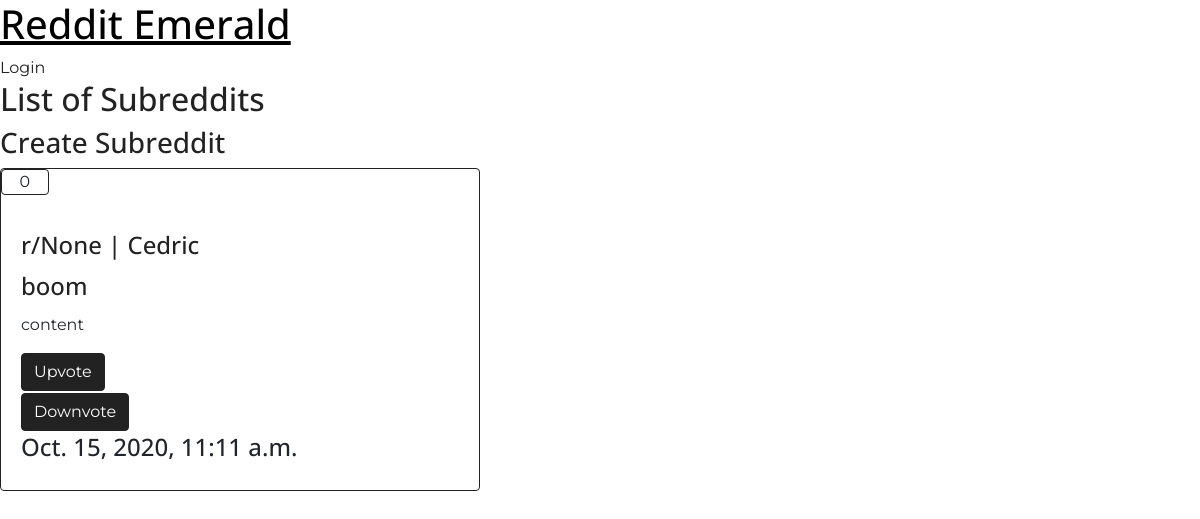
The page /r/all/ on the database as committed earlier.
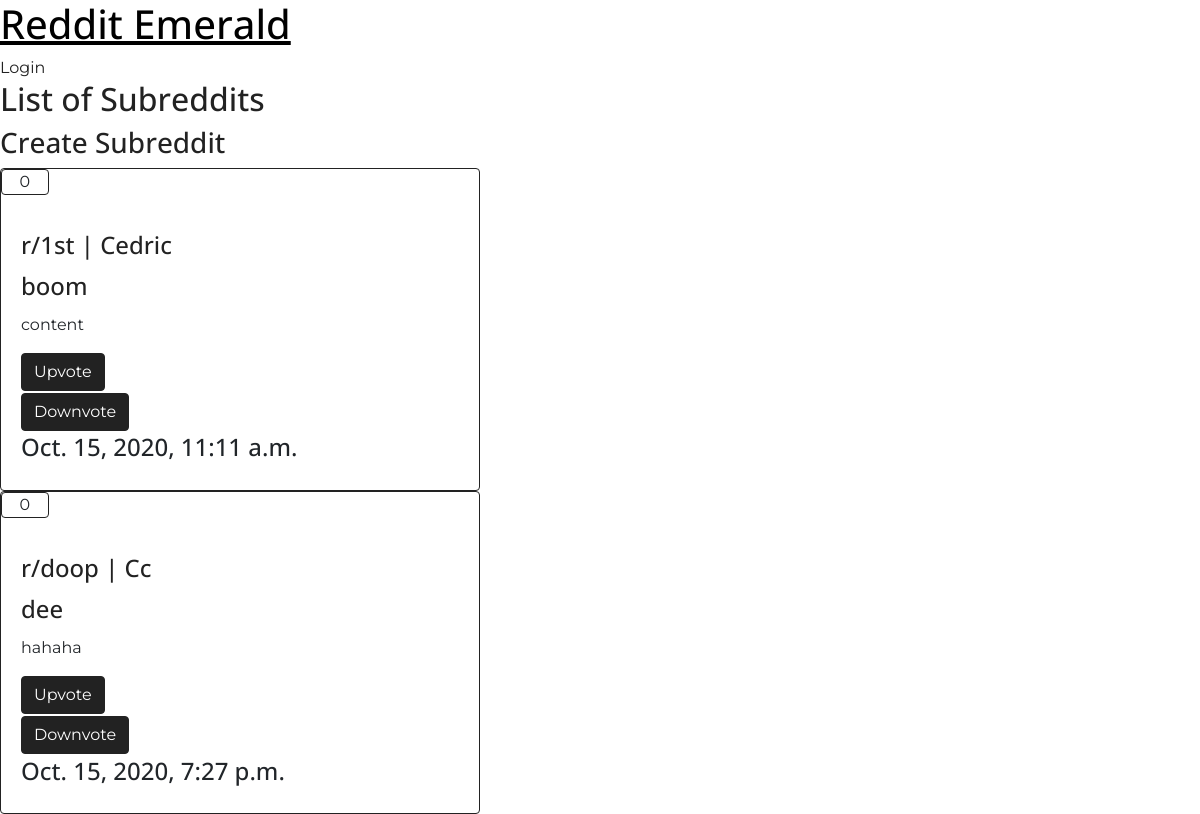
The same page on the database as committed later.
### Post/models.py (models this page shows, shortened)
class RedditPost(models.Model):
    title = models.CharField(max_length=80)
    content = models.TextField(null=True, blank=True)
    url = models.URLField(null=True, blank=True, verbose_name='Optional content url')
    user_posted = models.ForeignKey(
        RedditUser,
        on_delete=models.CASCADE,
        related_name='post_user'
        )
    subreddit_parent = models.ForeignKey(
        Subreddit,
        on_delete=models.CASCADE,
        related_name='subreddit_parent',
        null=True,
        blank=True,
        verbose_name="Under Subreddit"
    )
    votes = models.IntegerField(default=0)
    users_voted = models.ManyToManyField(
        RedditUser,
        blank=True,
        related_name='user_voted'
    )
    dt_time = models.DateTimeField(auto_now_add=True)

### User/models.py (models this page shows)
class RedditUser(AbstractUser):
    DisplayName = models.CharField(max_length=25, default='self', verbose_name='Name')
    subscriptions = models.ManyToManyField(
        Subreddit,
        related_name='subscriptions',
        blank=True
        )
    subreddits_moderated = models.ManyToManyField(
        Subreddit,
        related_name='subreddits_moderated',
        blank=True
    )

### Main/models.py (models this page shows, shortened)
class Subreddit(models.Model):
    name = models.CharField(max_length=80, unique=True)
    def __str__(self):
        return self.name

### Main/views.py (the view)
# urls.py: path('r/all/', AllView.as_view()),
class AllView(View):
    def get(self, request):
        posts = RedditPost.objects.all().order_by('-votes')
        return render(request, 'index.html', {'posts': posts})

### Main/templates/index.html (shortened to what this page needs)
{% load static %}
<link rel="stylesheet" type="text/css" href="{% static 'Main/style.css' %}">
<h1><a href="/r/all/"> Reddit Emerald </a></h1>
<div>
{% if user.is_authenticated %}
    <b>Hello, {{ user }}!</b>
    <br>
    <a href="/accounts/logout/">Logout</a>
    <h2><a href="/">My Subscriptions</a></h2>
{% else %}
    <a href="/accounts/login/">Login</a>
{% endif %}
</div>
<h2><a href="/AllSubreddits/">List of Subreddits</a></h2>
<h3><a href="/AddSubreddit/">Create Subreddit</a></h3>
{% for p in posts %}
<div class="card border-primary">
    <p class="card header border-primary" id="vote-score">{{ p.votes }}</p>
<div class="card-body d-flex flex-column align-items-start">
    <h4 class="card-title text-primary"><a href="/r/{{ p.subreddit_parent }}/"> r/{{ p.subreddit_parent }} </a>
        | <a href="/u/{{ p.user_posted }}/"> {{ p.user_posted }} </a>
    </h4>
    <h4 class="card-title text-primary"><a href="/post/{{ p.id }}/"> {{ p.title }}</a></h4>
	<p class="card-text">{{ p.content }}</p>
	<a href="/upvote/post/{{ p.id }}/" class="btn btn-primary mt-auto">Upvote</a>
    <br>
    <a href="/downvote/post/{{ p.id }}/" class="btn btn-primary mt-auto">Downvote</a>
    <br>
    <h4>{{p.dt_time}}</h4>
</div>
</div>
{% endfor %}

Rows that differ between the two databases and show on the page:
changed RedditPost "boom": subreddit_parent "None" → "1st"
added RedditPost: votes "0", subreddit_parent "doop", user_posted "Cc", title "dee", content "hahaha", dt_time "Oct. 15, 2020, 7:27 p.m."
